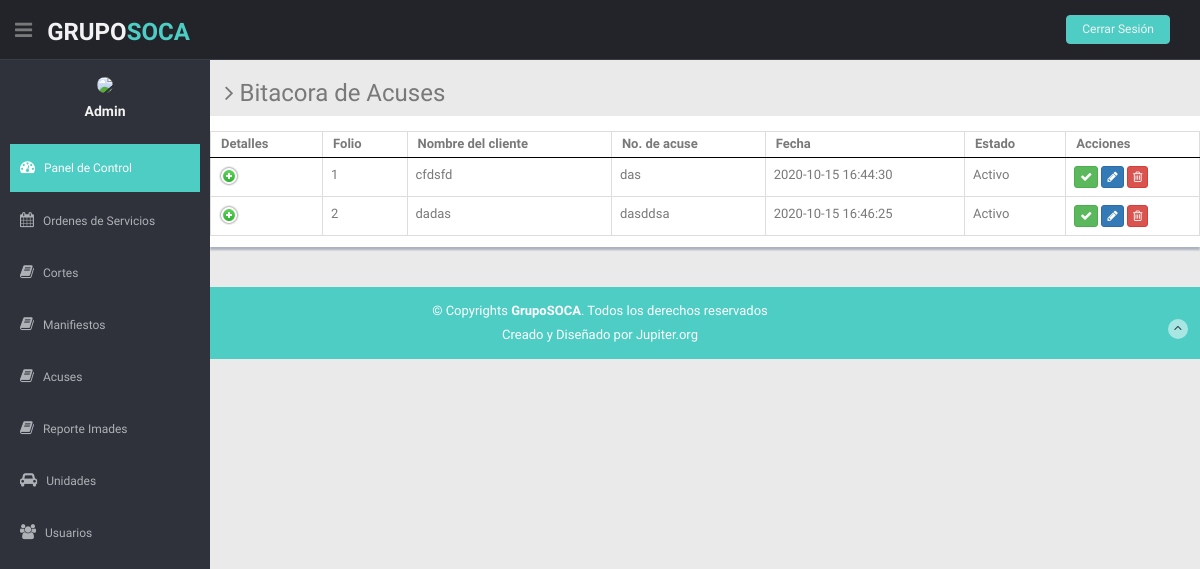
The app's page /Resoca/Admin/listar_acuses.php with its own data.
### tables this page shows
CREATE TABLE IF NOT EXISTS `acuses` (
  `id` int(11) NOT NULL AUTO_INCREMENT,
  `cliente` varchar(50) NOT NULL,
  `encargado` varchar(50) NOT NULL,
  `puesto` varchar(50) NOT NULL,
  `descripcion` varchar(150) NOT NULL,
  `manifiesto` varchar(10) NOT NULL,
  `estado` varchar(15) NOT NULL,
  `creado` timestamp NOT NULL DEFAULT current_timestamp(),
  PRIMARY KEY (`id`)
);

### Resoca/Admin/listar_acuses.php (the view, shortened to what this page needs)
<?php
  $nombreServidor = "localhost";
  $nombreUsuario = "root";
  $passwordBaseDeDatos = "";
  $nombreBaseDeDatos = "resoca";
  $conexion = new mysqli($nombreServidor, $nombreUsuario, $passwordBaseDeDatos, $nombreBaseDeDatos);
?>
<!DOCTYPE html>
<html lang="en">
<head>
  <link href="lib/bootstrap/css/bootstrap.min.css" rel="stylesheet">
  <link href="lib/font-awesome/css/font-awesome.css" rel="stylesheet" />
  <link href="lib/advanced-datatable/css/demo_page.css" rel="stylesheet" />
  <link href="lib/advanced-datatable/css/demo_table.css" rel="stylesheet" />
  <link rel="stylesheet" href="lib/advanced-datatable/css/DT_bootstrap.css" />
  <link href="css/style.css" rel="stylesheet">
  <link href="css/style-responsive.css" rel="stylesheet">
</head>
<body>
  <section id="container">
    <header class="header black-bg">
      <div class="sidebar-toggle-box">
        <div class="fa fa-bars tooltips" data-placement="right" data-original-title="Toggle Navigation"></div>
      </div>
      <a href="index.html" class="logo"><b>Grupo<span>SOCA</span></b></a>
      <div class="top-menu">
        <ul class="nav pull-right top-menu">
          <li><a class="logout" href="login.html">Cerrar Sesión</a></li>
        </ul>
      </div>
    </header>
    <aside>
      <div id="sidebar" class="nav-collapse ">
        <ul class="sidebar-menu" id="nav-accordion">
          <p class="centered"><a href="profile.html"><img src="img/favicon.ico" class="img-circle" width="80"></a></p>
          <h5 class="centered">Admin</h5>
          <li class="mt">
            <a class="active" href="index.html">
              <i class="fa fa-dashboard"></i>
              <span>Panel de Control</span>
              </a>
          </li>
          <li class="sub-menu">
            <a href="javascript:;">
              <i class="fa fa-calendar"></i>
              <span>Ordenes de Servicios</span>
              </a>
          </li>
          <li class="sub-menu">
            <a href="javascript:;">
              <i class="fa fa-book"></i>
              <span>Cortes</span>
              </a>
          </li>
          <li class="sub-menu">
            <a href="javascript:;">
              <i class="fa fa-book"></i>
              <span>Manifiestos</span>
              </a>
          </li>
          <li class="sub-menu">
            <a href="javascript:;">
              <i class="fa fa-book"></i>
              <span>Acuses</span>
              </a>
          </li>
          <li class="sub-menu">
            <a href="javascript:;">
              <i class="fa fa-book"></i>
              <span>Reporte Imades</span>
              </a>
          </li>
          <li class="sub-menu">
            <a href="javascript:;">
              <i class="fa fa-car"></i>
              <span>Unidades</span>
              </a>
          </li>
          <li class="sub-menu">
            <a href="javascript:;">
              <i class="fa fa-group"></i>
              <span>Usuarios</span>
              </a>
          </li>
        </ul>
      </div>
    </aside>
    <section id="main-content">
      <section class="wrapper">
        <h3><i class="fa fa-angle-right"></i> Bitacora de Acuses</h3>
        <div class="row mb">
          <div class="content-panel">
            <div class="adv-table">
              <table cellpadding="0" cellspacing="0" border="0" class="display table table-bordered" id="hidden-table-info">
                <thead>
                  <tr>
                    <th>Detalles</th>
                    <th>Folio</th>
                    <th>Nombre del cliente</th>
                    <th class="hidden-phone">No. de acuse</th>
                    <th class="hidden-phone">Fecha</th>
                    <th class="hidden-phone">Estado</th>
                    <th class="hidden-phone">Acciones</th>
                  </tr>
                </thead>
                <tbody>
                <?php
                    $sql="SELECT * FROM acuses";
                    $resultado = $conexion->query($sql);
                    while ($mostrar=mysqli_fetch_array($resultado)) {
                  ?>
                  <tr >
                    <td><img src="lib/advanced-datatable/images/details_open.png"></td>
                    <td><?php echo $mostrar['id'] ?></td>
                    <td><?php echo $mostrar['cliente'] ?></td>
                    <td><?php echo $mostrar['manifiesto'] ?></td>
                    <td><?php echo $mostrar['creado'] ?></td>
                    <td><?php echo $mostrar['estado'] ?></td>
                    <td>
                      <button class="btn btn-success btn-xs"><i class="fa fa-check"></i></button>
                      <button class="btn btn-primary btn-xs"><i class="fa fa-pencil"></i></button>
                      <button class="btn btn-danger btn-xs"><i class="fa fa-trash-o "></i></button>
                    </td>
                  </tr>
                  <?php
                    }
                 ?>
                </tbody>
              </table>
            </div>
          </div>
        </div>
      </section>
    </section>
    <footer class="site-footer">
      <div class="text-center">
        <p>
          &copy; Copyrights <strong>GrupoSOCA</strong>. Todos los derechos reservados
        </p>
        <div class="credits">
          Creado y Diseñado por Jupiter.org
        </div>
        <a href="index.html#" class="go-top">
          <i class="fa fa-angle-up"></i>
          </a>
      </div>
    </footer>
  </section>
</body>
</html>

### Resoca/Admin/css/style.css (style rules this page uses)
body { color: #797979; background: #eaeaea; font-family: 'Ruda', sans-serif; padding: 0px !important; margin: 0px !important; font-size:13px; }
ul li { list-style: none; }
a, a:hover, a:focus { text-decoration: none; outline: none; }
#container { width: 100%; height: 100%; }
.centered { text-align: center; }
.mt { margin-top: 25px; }
.mb { margin-bottom: 25px; }
ul.top-menu > li > .logout { color: #f2f2f2; font-size: 12px; border-radius: 4px; -webkit-border-radius: 4px; border: 1px solid #64c3c2 !important; padding: 5px 15px; margin-right: 15px; background: #4ECDC4; margin-top: 15px; }
#sidebar { width: 210px; height: 100%; position: fixed; background: #2f323a; }
#sidebar h5 { color: #f2f2f2; font-weight: 700; }
#sidebar ul li { position: relative; }
ul.sidebar-menu , ul.sidebar-menu li ul.sub { margin: -2px 0 0; padding: 0; }
ul.sidebar-menu { margin-top: 75px; }
ul.sidebar-menu li { margin-bottom: 5px; margin-left:10px; margin-right:10px; }
ul.sidebar-menu li.sub-menu { line-height: 15px; }
ul.sidebar-menu li a span { display: inline-block; }
ul.sidebar-menu li a { color: #aeb2b7; text-decoration: none; display: block; padding: 15px 0 15px 10px; font-size: 12px; outline: none; -webkit-transition: all 0.3s ease; -moz-transition: all 0.3s ease; -o-transition: all 0.3s ease; -ms-transition: all 0.3s ease; transition: all 0.3s ease; }
ul.sidebar-menu li a.active, ul.sidebar-menu li a:hover, ul.sidebar-menu li a:focus { background: #4ECDC4; color: #fff; display: block; -webkit-transition: all 0.3s ease; -moz-transition: all 0.3s ease; -o-transition: all 0.3s ease; -ms-transition: all 0.3s ease; transition: all 0.3s ease; }
ul.sidebar-menu li a i { font-size: 15px; padding-right: 6px; }
ul.sidebar-menu li a.active i { color: #fff; }
#main-content { margin-left: 210px; }
.header, .footer { min-height: 60px; padding: 0 15px; }
.header { position: fixed; left: 0; right: 0; z-index: 1002; }
.black-bg { background: #22242a; border-bottom: 1px solid #393d46; }
.wrapper { display: inline-block; margin-top: 60px; padding-left: 15px; padding-right: 15px; padding-bottom: 15px; padding-top: 0px; width: 100%; }
a.logo { font-size: 24px; color: #f2f2f2; float: left; margin-top: 15px; text-transform: uppercase; }
a.logo b { font-weight: 900; }
a.logo span { color: #4ECDC4; }
#top_menu .nav > li, ul.top-menu > li { float: left; }
ul.top-menu > li > a { color: #666666; font-size: 16px; border-radius: 4px; -webkit-border-radius: 4px; border:1px solid #666666 !important; padding: 2px 6px; margin-right: 15px; }
.sidebar-toggle-box { float: left; padding-right: 15px; margin-top: 20px; }
.sidebar-toggle-box .fa-bars { cursor: pointer; display: inline-block; font-size: 20px; }
.content-panel { background: #ffffff; box-shadow: 0px 3px 2px #aab2bd; padding-top: 15px; padding-bottom: 5px; }
.site-footer { background: #4ECDC4; color: #fff; padding: 15px 0; }
.site-footer p { margin-bottom: 5px; }
.credits, .credits a { color: #fff; }
.go-top { margin-right: 1%; margin-top: -25px; float: right; background: rgba(255,255,255,.5); width: 20px; height: 20px; border-radius: 50%; -webkit-border-radius: 50%; }
.go-top i { color: #2A3542; }

### records on screen
acuses: id "1", cliente "cfdsfd", manifiesto "das", creado "2020-10-15 16:44:30", estado "Activo"
acuses: id "2", cliente "dadas", manifiesto "dasddsa", creado "2020-10-15 16:46:25", estado "Activo"
